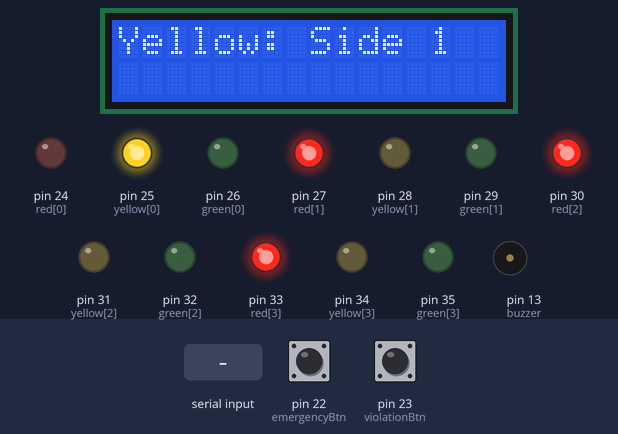
Bench run of a sketch on a simulated Arduino Mega 2560, built with avr-gcc and run on an emulated ATmega2560. Shown: 16×2 character LCD, output pins drawn as LEDs (lit = HIGH), buzzer (waves = sounding, pin HIGH). The test bench sets the inputs (shaded band); at power-on: pin 22 (emergencyBtn) HIGH, pin 23 (violationBtn) HIGH.

Above: at 3.2 s.
3.3 s: "NORMAL\n" received over Serial
6.3 s: "CLEAR:\n" received over Serial
At 7.4 s:
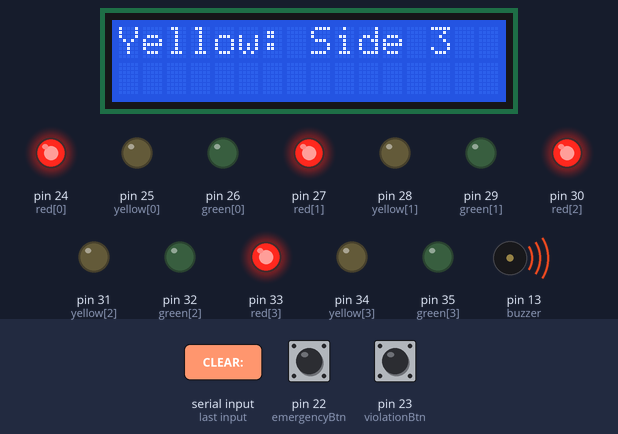
7.8 s: "NORMAL\n" received over Serial
At 8.2 s:
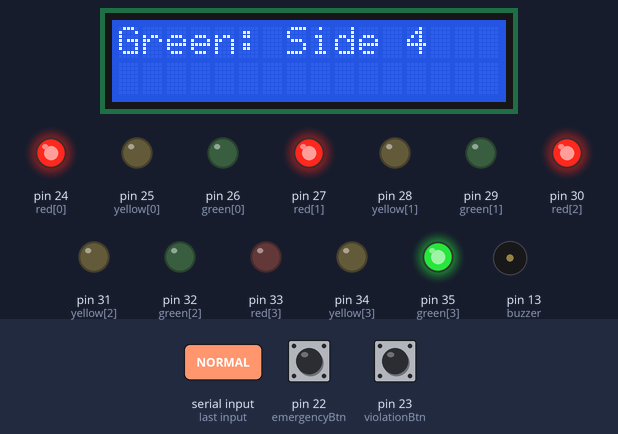
12.4 s: "CLEAR:90\n" received over Serial
At 13.3 s:
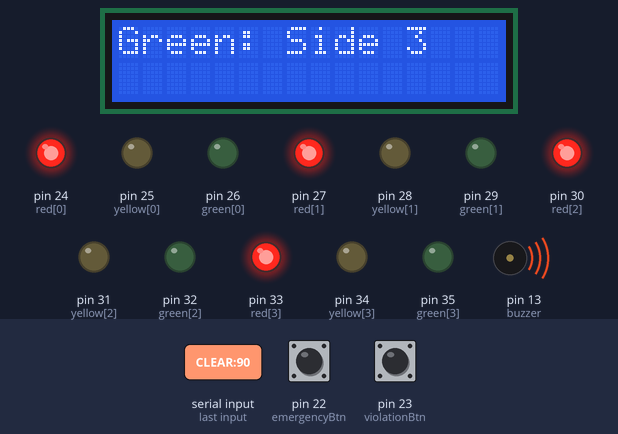
Timing chart, 0 to 14.9 s (numbered marks = the images above; inputs shaded):
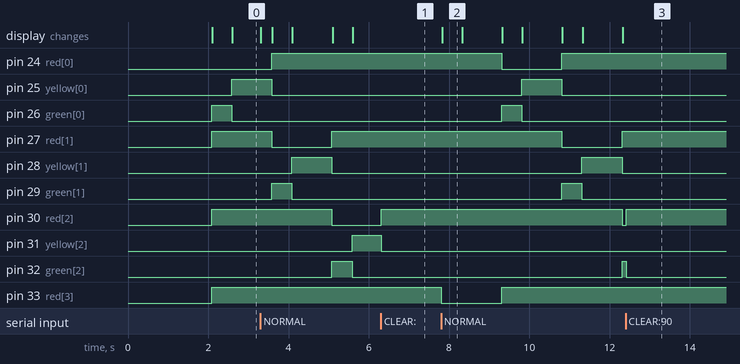

Measured:
- after the input at 6.3 s, pin 30 (red[2]): LOW → HIGH after 0.01 s instead of 0.28 s; pin 31 (yellow[2]): HIGH → LOW after 0.01 s instead of 0.28 s
- after the input at 7.8 s, pin 24 (red[0]): HIGH → LOW after 1.5 s, → HIGH 1.5 s later; pin 25 (yellow[0]): LOW → HIGH after 2.0 s, → LOW 1.0 s later
- after the input at 12.4 s, pin 30 (red[2]): LOW → HIGH after 0.01 s instead of 1.4 s; pin 31 (yellow[2]): stays LOW (without the input it goes to HIGH after 0.41 s)
- what the display in image 2 shows lasts 0.5 s, from 7.8 s to 8.3 s

The sketch:

mainaurdino1code.ino
```cpp
#include <LiquidCrystal_I2C.h>

LiquidCrystal_I2C lcd(0x27, 16, 2);

int red[4] = { 24, 27, 30, 33 };
int yellow[4] = { 25, 28, 31, 34 };
int green[4] = { 26, 29, 32, 35 };

int emergencyBtn = 22;
int violationBtn = 23;
int buzzer = 13;

String currentMode = "NORMAL";
int emergencyLane = -1;

unsigned long previousMillis = 0;
int normalState = 0;
int currentLane = 0;

bool lastEmergencyState = HIGH;
bool lastViolationState = HIGH;

String serialBuffer = "";

int emergencyCount = 0;

void setup() {

  lcd.init();
  lcd.backlight();

  for (int i = 0; i < 4; i++) {
    pinMode(red[i], OUTPUT);
    pinMode(yellow[i], OUTPUT);
    pinMode(green[i], OUTPUT);
  }

  pinMode(emergencyBtn, INPUT_PULLUP);
  pinMode(violationBtn, INPUT_PULLUP);
  pinMode(buzzer, OUTPUT);
  digitalWrite(buzzer, LOW);

  Serial.begin(9600);
  Serial2.begin(9600);

  lcd.setCursor(0, 0);
  lcd.print("Traffic System");
  delay(2000);
  lcd.clear();
}

void loop() {

  readButtons();
  readSerialNonBlocking();

  if (currentMode == "NORMAL") {
    normalModeNonBlocking();
  }
}

void readButtons() {

  bool emergencyState = digitalRead(emergencyBtn);
  bool violationState = digitalRead(violationBtn);

  if (emergencyState != lastEmergencyState || violationState != lastViolationState) {

    Serial.print("EMERGENCY:");
    Serial.print(emergencyState == LOW ? 1 : 0);
    Serial.print(",VIOLATION:");
    Serial.println(violationState == LOW ? 1 : 0);

    lastEmergencyState = emergencyState;
    lastViolationState = violationState;
  }
}

void readSerialNonBlocking() {

  while (Serial.available()) {

    char c = Serial.read();

    if (c == '\n') {

      serialBuffer.trim();

      if (serialBuffer == "NORMAL") {
        currentMode = "NORMAL";
        emergencyLane = -1;
        digitalWrite(buzzer, LOW);
        lcd.clear();
      }

      else if (serialBuffer.startsWith("CLEAR:")) {
        emergencyCount++;
        currentMode = "EMERGENCY";
        emergencyLane = serialBuffer.substring(6).toInt() - 1;
        activateEmergency(emergencyLane);

        String UNO = "$" + String(emergencyCount) + "b";
        Serial2.println(UNO);
      }

      serialBuffer = "";
    } else {
      serialBuffer += c;
    }
  }
}

void normalModeNonBlocking() {

  unsigned long currentMillis = millis();

  if (normalState == 0 && currentMillis - previousMillis >= 1000) {

    setGreen(currentLane);

    lcd.clear();
    lcd.setCursor(0, 0);
    lcd.print("Green: Side ");
    lcd.print(currentLane + 1);

    previousMillis = currentMillis;
    normalState = 1;
  }

  else if (normalState == 1 && currentMillis - previousMillis >= 500) {

    setYellow(currentLane);

    lcd.clear();
    lcd.setCursor(0, 0);
    lcd.print("Yellow: Side ");
    lcd.print(currentLane + 1);

    previousMillis = currentMillis;
    normalState = 0;

    currentLane++;
    if (currentLane > 3) {
      currentLane = 0;
    }
  }
}

void activateEmergency(int lane) {

  digitalWrite(buzzer, HIGH);

  for (int i = 0; i < 4; i++) {
    digitalWrite(red[i], HIGH);
    digitalWrite(yellow[i], LOW);
    digitalWrite(green[i], LOW);
  }

  if (lane >= 0 && lane < 4) {

    digitalWrite(red[lane], LOW);
    digitalWrite(green[lane], HIGH);

    lcd.clear();
    lcd.setCursor(0, 0);
    lcd.print("EMERGENCY");
    lcd.setCursor(0, 1);
    lcd.print("Lane ");
    lcd.print(lane + 1);
    lcd.print(" Clear");
  }
}

void setGreen(int lane) {

  for (int i = 0; i < 4; i++) {
    digitalWrite(red[i], HIGH);
    digitalWrite(yellow[i], LOW);
    digitalWrite(green[i], LOW);
  }

  digitalWrite(red[lane], LOW);
  digitalWrite(green[lane], HIGH);
}

void setYellow(int lane) {
  digitalWrite(green[lane], LOW);
  digitalWrite(yellow[lane], HIGH);
}
```
